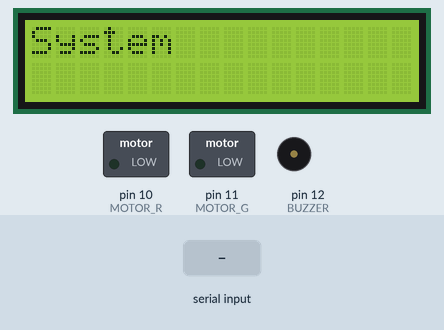
Recording of a sketch running on a simulated Arduino Uno, built with avr-gcc and run on an emulated ATmega328P. Shown: 16×2 character LCD, switched loads named in the sketch (green lamp = pin HIGH), buzzer (waves = sounding, pin HIGH). The test bench sets the inputs (shaded band). What the sketch prints to the serial monitor is not drawn.

Above: at 5.1 s.
At 7.82 s:
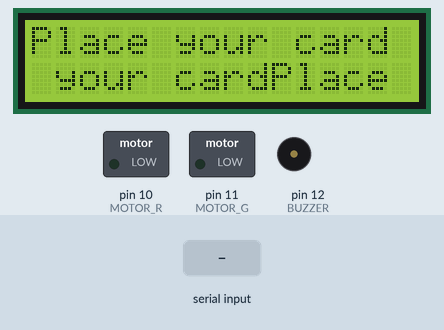
8.3 s: "1" received over Serial
At 9.7 s:
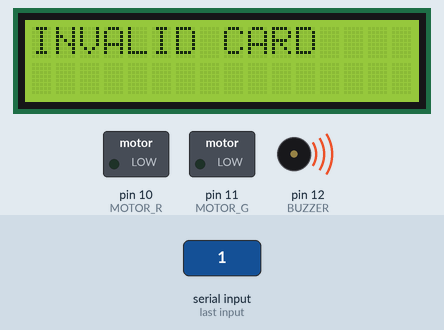
At 18.76 s:
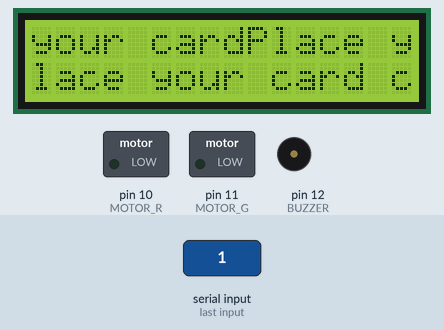
Timing chart, 0 to 20.3 s (numbered marks = the images above; inputs shaded):
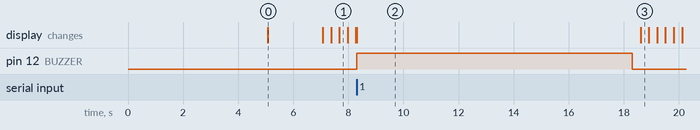

Measured:
- after the input at 8.3 s, pin 12 (BUZZER): LOW → HIGH at once, → LOW 10.0 s later; the display: changes at once (image 2)
- what the display in image 0 shows lasts 2.0 s, from 5.1 s to 7.1 s
- what the display in image 2 shows lasts 10.3 s, from 8.3 s to 18.6 s

The sketch:

RFIDfinalCode.ino
```cpp
char tag[] ="10004B2EFE8B"; // Replace with your own Tag ID
char input[12];        // A variable to store the Tag ID being presented
int count = 0;        // A counter variable to navigate through the input[] character array
boolean flag = 0;     // A variable to store the Tag match status
#include <LiquidCrystal.h>
LiquidCrystal LCD(9,8,7,6,5,4);
#define MOTOR_R 10
#define MOTOR_G 11
#define BUZZER 12

void setup()
{
  Serial.begin(9600);
  LCD.begin(16,2);
  pinMode(MOTOR_R,OUTPUT);
  pinMode(MOTOR_G,OUTPUT);
  pinMode(BUZZER,OUTPUT);
  LCD.setCursor(0,0);
  LCD.print("RFID BASED ");
  LCD.setCursor(0,1);
  LCD.print("Attendence ");
  delay(5000);
  LCD.clear();
  LCD.print("System");
  delay(2000);
  LCD.clear();
}
void loop()
{
  LCD.print("Place your card");

  if(Serial.available())// Check if there is incoming data in the RFID Reader Serial Buffer.
  {
    count = 0; // Reset the counter to zero
    /* Keep reading Byte by Byte from the Buffer till the RFID Reader Buffer is empty
       or till 12 Bytes (the ID size of our Tag) is read */
    while(Serial.available() && count < 12)
    {
      input[count] = Serial.read(); // Read 1 Byte of data and store it in the input[] variable
      count++; // increment counter
      delay(5);
    }
    /* When the counter reaches 12 (the size of the ID) we stop and compare each value
        of the input[] to the corresponding stored value */
    if(count == 12) //
    {
      count =0; // reset counter varibale to 0
      flag = 1;
      /* Iterate through each value and compare till either the 12 values are
         all matching or till the first mistmatch occurs */
      while(count<12 && flag !=0)
      {
        if(input[count]==tag[count])
        flag = 1; // everytime the values match, we set the flag variable to 1
        else
        flag= 0;
                               /* if the ID values don't match, set flag variable to 0 and
                                  stop comparing by exiting the while loop */
        count++; // increment i
      }
    }
    if(flag == 1) // If flag variable is 1, then it means the tags match
    {
      LCD.clear();
      LCD.println("ATTENDENCE REGISTERED");
      Serial.println("ATTENDENCE REGISTERED");

      digitalWrite(BUZZER,HIGH);
      delay(2000);
      digitalWrite(BUZZER,LOW);
      delay(500);

      digitalWrite(BUZZER,HIGH);
      delay(2000);
      digitalWrite(BUZZER,LOW);
      delay(500);

      digitalWrite(MOTOR_R,HIGH);
      digitalWrite (MOTOR_R,LOW);
      delay (5000);
      digitalWrite(MOTOR_R,LOW);
      digitalWrite(MOTOR_R,HIGH);

    }
    else
    {
      LCD.clear();
      LCD.println("INVALID CARD"); // Incorrect Tag Message
      Serial.println("Invalid Card");
      digitalWrite(BUZZER,HIGH);
      delay(10000);
      digitalWrite(BUZZER,LOW);
    }
    /* Fill the input variable array with a fixed value 'F' to overwrite
    all values getting it empty for the next read cycle */
    for(count=0; count<12; count++)
    {
      input[count]= 'F';
    }
    count = 0; // Reset counter variable
  }
}
```
